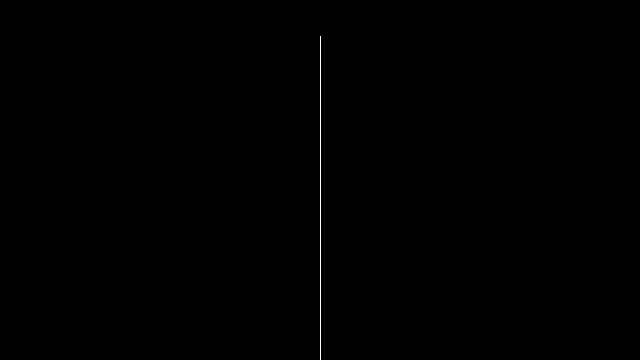
Frame 1 (no input)
Frame 60 (the mouse pressed at the canvas centre just before this capture): identical to frame 1, image omitted
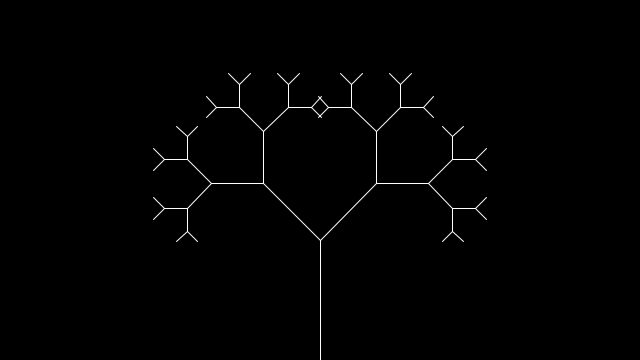
Frame 120 (the mouse held since frame 60 and released just before this capture)

The Processing sketch that drew these frames (run headless with seeded random() and noise(); from frame 60 on, the mouse is pressed at the canvas centre):

// Processing sketch: sketch_07_recursive_tree_mouse
// ── sketch_07_recursive_tree_mouse.pde

float theta;            //角度をradianに変更し値を格納する
int n = 5;              //枝分かれの回数（再帰の実行回数）
float treeSize = 120;   //幹の部分の長さ

void setup() {
  size(640, 360);
  stroke(255);
}

void draw() {
  background(0);

  //枝が分岐する時の角度をマウスの座標から計算
  float a = (mouseX / (float) width) * 90f;
  
  theta = radians(a);
  translate(width/2,height);    // ウィンドウの下端、左右中央をに原点を移動
  line(0,0,0,-treeSize);        // 原点(0,0)から(0, -treeSize)に線を引く
  translate(0,-treeSize);       // 原点を(0, -treeSize)に移動
  branch(treeSize , n);         // branch関数を実行
}

void branch(float h, int n) {
  
  h *= 0.66;
  
  if (n > 0) {
    
    //右に分岐する枝を描く
    pushMatrix();    
    rotate(theta);       // 座標をtheta回転させる
    line(0, 0, 0, -h);   // 原点(0,0)から(0, -h)に線を引く
    translate(0, -h);    // 原点を(0, -h)に移動
    branch(h, n-1);      // branch関数を実行
    popMatrix();
    
    //左に分岐する枝を描く
    pushMatrix();
    rotate(-theta);      // 座標を-theta回転させる
    line(0, 0, 0, -h);   // 原点(0,0)から(0, -h)に線を引く
    translate(0, -h);    // 原点を(0, -h)に移動
    branch(h, n-1);      // branch関数を実行
    popMatrix();
  }
}

/*branch関数について
  
branch関数のパラメータは、float h, int n
float hは、描く枝の長さを計算するのに基準となる数値。

branch関数の内部処理
・原点から、hの2/3の長さの枝を2つ描く
・ひとつは、右に分岐する枝。
・ひとつは左に分岐する枝。
・描いた枝の先端の座標に原点を移動し、描いた枝の長さをhとしてbranch関数を実行（再帰）
・ひとつのbranch関数が、２つのbranch関数を実行その際、nを-1する。
・nが0以下となればそれ以上branch関数を実行しなくなり再帰が終わる。
*/
